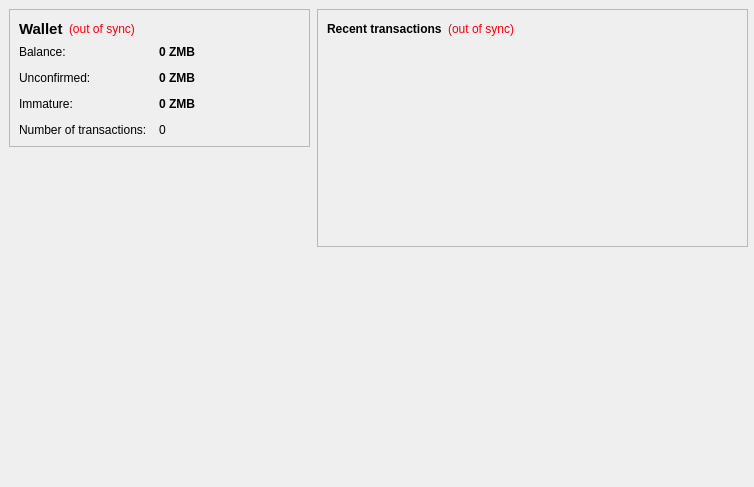
<?xml version="1.0" encoding="UTF-8"?>
<ui version="4.0">
 <class>OverviewPage</class>
 <widget class="QWidget" name="OverviewPage">
  <property name="geometry">
   <rect>
    <x>0</x>
    <y>0</y>
    <width>754</width>
    <height>487</height>
   </rect>
  </property>
  <property name="windowTitle">
   <string>Form</string>
  </property>
  <widget class="QWidget" name="layoutWidget">
   <property name="geometry">
    <rect>
     <x>9</x>
     <y>9</y>
     <width>301</width>
     <height>766</height>
    </rect>
   </property>
   <layout class="QVBoxLayout" name="verticalLayout_2">
    <item>
     <widget class="QFrame" name="frame">
      <property name="frameShape">
       <enum>QFrame::StyledPanel</enum>
      </property>
      <property name="frameShadow">
       <enum>QFrame::Raised</enum>
      </property>
      <layout class="QVBoxLayout" name="verticalLayout_4">
       <item>
        <layout class="QHBoxLayout" name="horizontalLayout_4">
         <item>
          <widget class="QLabel" name="label_5">
           <property name="font">
            <font>
             <pointsize>11</pointsize>
             <weight>75</weight>
             <bold>true</bold>
            </font>
           </property>
           <property name="text">
            <string>Wallet</string>
           </property>
          </widget>
         </item>
         <item>
          <widget class="QLabel" name="labelWalletStatus">
           <property name="toolTip">
            <string>The displayed information may be out of date. Your wallet automatically synchronizes with the zombiecoin network after a connection is established, but this process has not completed yet.</string>
           </property>
           <property name="styleSheet">
            <string notr="true">QLabel { color: red; }</string>
           </property>
           <property name="text">
            <string notr="true">(out of sync)</string>
           </property>
           <property name="alignment">
            <set>Qt::AlignLeading|Qt::AlignLeft|Qt::AlignVCenter</set>
           </property>
          </widget>
         </item>
         <item>
          <spacer name="horizontalSpacer_2">
           <property name="orientation">
            <enum>Qt::Horizontal</enum>
           </property>
           <property name="sizeHint" stdset="0">
            <size>
             <width>40</width>
             <height>20</height>
            </size>
           </property>
          </spacer>
         </item>
        </layout>
       </item>
       <item>
        <layout class="QFormLayout" name="formLayout_2">
         <property name="fieldGrowthPolicy">
          <enum>QFormLayout::AllNonFixedFieldsGrow</enum>
         </property>
         <property name="horizontalSpacing">
          <number>12</number>
         </property>
         <property name="verticalSpacing">
          <number>12</number>
         </property>
         <item row="0" column="0">
          <widget class="QLabel" name="label">
           <property name="text">
            <string>Balance:</string>
           </property>
          </widget>
         </item>
         <item row="0" column="1">
          <widget class="QLabel" name="labelBalance">
           <property name="font">
            <font>
             <weight>75</weight>
             <bold>true</bold>
            </font>
           </property>
           <property name="cursor">
            <cursorShape>IBeamCursor</cursorShape>
           </property>
           <property name="toolTip">
            <string>Your current balance</string>
           </property>
           <property name="text">
            <string notr="true">0 ZMB</string>
           </property>
           <property name="textInteractionFlags">
            <set>Qt::LinksAccessibleByMouse|Qt::TextSelectableByKeyboard|Qt::TextSelectableByMouse</set>
           </property>
          </widget>
         </item>
         <item row="1" column="0">
          <widget class="QLabel" name="label_3">
           <property name="text">
            <string>Unconfirmed:</string>
           </property>
          </widget>
         </item>
         <item row="1" column="1">
          <widget class="QLabel" name="labelUnconfirmed">
           <property name="font">
            <font>
             <weight>75</weight>
             <bold>true</bold>
            </font>
           </property>
           <property name="cursor">
            <cursorShape>IBeamCursor</cursorShape>
           </property>
           <property name="toolTip">
            <string>Total of transactions that have yet to be confirmed, and do not yet count toward the current balance</string>
           </property>
           <property name="text">
            <string notr="true">0 ZMB</string>
           </property>
           <property name="textInteractionFlags">
            <set>Qt::LinksAccessibleByMouse|Qt::TextSelectableByKeyboard|Qt::TextSelectableByMouse</set>
           </property>
          </widget>
         </item>
         <item row="2" column="0">
          <widget class="QLabel" name="labelImmatureText">
           <property name="text">
            <string>Immature:</string>
           </property>
          </widget>
         </item>
         <item row="2" column="1">
          <widget class="QLabel" name="labelImmature">
           <property name="font">
            <font>
             <weight>75</weight>
             <bold>true</bold>
            </font>
           </property>
           <property name="toolTip">
            <string>Mined balance that has not yet matured</string>
           </property>
           <property name="text">
            <string notr="true">0 ZMB</string>
           </property>
           <property name="textInteractionFlags">
            <set>Qt::LinksAccessibleByMouse|Qt::TextSelectableByKeyboard|Qt::TextSelectableByMouse</set>
           </property>
          </widget>
         </item>
         <item row="3" column="0">
          <widget class="QLabel" name="label_2">
           <property name="text">
            <string>Number of transactions:</string>
           </property>
          </widget>
         </item>
         <item row="3" column="1">
          <widget class="QLabel" name="labelNumTransactions">
           <property name="toolTip">
            <string>Total number of transactions in wallet</string>
           </property>
           <property name="text">
            <string notr="true">0</string>
           </property>
          </widget>
         </item>
        </layout>
       </item>
      </layout>
     </widget>
    </item>
    <item>
     <widget class="QLabel" name="label_wallet_bgcoin">
      <property name="text">
       <string/>
      </property>
      <property name="pixmap">
       <pixmap resource="../bitcoin.qrc">:/images/res/images/zombiecoin.png</pixmap>
      </property>
      <property name="scaledContents">
       <bool>false</bool>
      </property>
      <property name="alignment">
       <set>Qt::AlignCenter</set>
      </property>
      <property name="margin">
       <number>-2</number>
      </property>
     </widget>
    </item>
    <item>
     <spacer name="verticalSpacer">
      <property name="orientation">
       <enum>Qt::Vertical</enum>
      </property>
      <property name="sizeHint" stdset="0">
       <size>
        <width>20</width>
        <height>40</height>
       </size>
      </property>
     </spacer>
    </item>
   </layout>
  </widget>
  <widget class="QWidget" name="layoutWidget">
   <property name="geometry">
    <rect>
     <x>317</x>
     <y>9</y>
     <width>431</width>
     <height>471</height>
    </rect>
   </property>
   <layout class="QVBoxLayout" name="verticalLayout_3">
    <item>
     <widget class="QFrame" name="frame_2">
      <property name="frameShape">
       <enum>QFrame::StyledPanel</enum>
      </property>
      <property name="frameShadow">
       <enum>QFrame::Raised</enum>
      </property>
      <layout class="QVBoxLayout" name="verticalLayout">
       <item>
        <layout class="QHBoxLayout" name="horizontalLayout_2">
         <item>
          <widget class="QLabel" name="label_4">
           <property name="text">
            <string>&lt;b&gt;Recent transactions&lt;/b&gt;</string>
           </property>
          </widget>
         </item>
         <item>
          <widget class="QLabel" name="labelTransactionsStatus">
           <property name="toolTip">
            <string>The displayed information may be out of date. Your wallet automatically synchronizes with the zombiecoin network after a connection is established, but this process has not completed yet.</string>
           </property>
           <property name="styleSheet">
            <string notr="true">QLabel { color: red; }</string>
           </property>
           <property name="text">
            <string notr="true">(out of sync)</string>
           </property>
           <property name="alignment">
            <set>Qt::AlignRight|Qt::AlignTrailing|Qt::AlignVCenter</set>
           </property>
          </widget>
         </item>
         <item>
          <spacer name="horizontalSpacer">
           <property name="orientation">
            <enum>Qt::Horizontal</enum>
           </property>
           <property name="sizeHint" stdset="0">
            <size>
             <width>40</width>
             <height>20</height>
            </size>
           </property>
          </spacer>
         </item>
        </layout>
       </item>
       <item>
        <widget class="QListView" name="listTransactions">
         <property name="minimumSize">
          <size>
           <width>369</width>
           <height>192</height>
          </size>
         </property>
         <property name="styleSheet">
          <string notr="true">QListView { background: transparent; }</string>
         </property>
         <property name="frameShape">
          <enum>QFrame::NoFrame</enum>
         </property>
         <property name="verticalScrollBarPolicy">
          <enum>Qt::ScrollBarAlwaysOff</enum>
         </property>
         <property name="horizontalScrollBarPolicy">
          <enum>Qt::ScrollBarAlwaysOff</enum>
         </property>
         <property name="selectionMode">
          <enum>QAbstractItemView::NoSelection</enum>
         </property>
        </widget>
       </item>
      </layout>
     </widget>
    </item>
    <item>
     <spacer name="verticalSpacer_2">
      <property name="orientation">
       <enum>Qt::Vertical</enum>
      </property>
      <property name="sizeHint" stdset="0">
       <size>
        <width>20</width>
        <height>40</height>
       </size>
      </property>
     </spacer>
    </item>
   </layout>
  </widget>
 </widget>
 <resources>
  <include location="../bitcoin.qrc"/>
 </resources>
 <connections/>
</ui>
